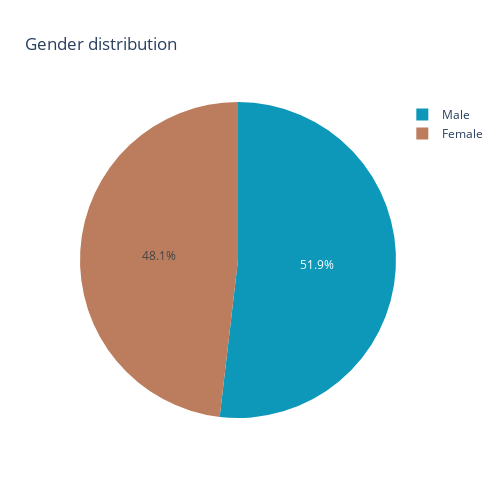

The code cell stored with this chart in its notebook:
### Code cell
gender_count = df['Gender'].value_counts().to_frame().reset_index()

fig = px.pie(data_frame = gender_count,
             names = "Gender",
             values = "count",
             title = "Gender distribution",
             color_discrete_sequence = ["#0D98BA", "#BC7D5E"]
            )

fig.update_layout(width=500,height=500)

fig.show()

### Figure 1 — Plotly figure (JSON) as saved in the notebook; plotly's stock layout.template omitted (floating-point values rounded to 4 significant figures)
{"data": [{"domain": {"x": [0, 1], "y": [0, 1]}, "hovertemplate": "Gender=%{label}<br>count=%{value}<extra></extra>", "labels": ["Male", "Female"], "legendgroup": "", "name": "", "showlegend": true, "type": "pie", "values": [56, 52]}], "layout": {"height": 500, "legend": {"tracegroupgap": 0}, "piecolorway": ["#0D98BA", "#BC7D5E"], "title": {"text": "Gender distribution"}, "width": 500}}
